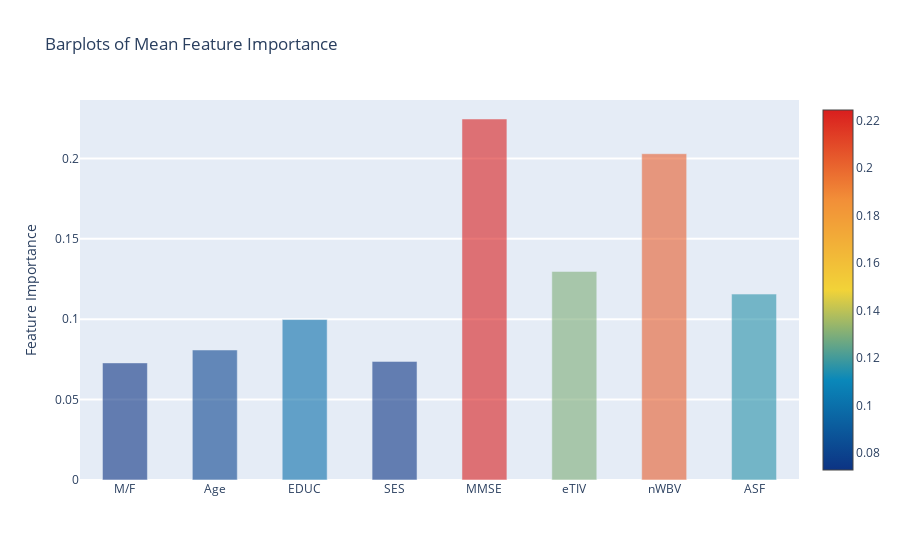

This figure's notebook cell:
### Code cell
y = feature_dataframe['mean'].values
x = feature_dataframe['features'].values
data = [go.Bar(
            x= x,
             y= y,
            width = 0.5,
            marker=dict(
               color = feature_dataframe['mean'].values,
            colorscale='Portland',
            showscale=True,
            reversescale = False
            ),
            opacity=0.6
        )]

layout= go.Layout(
    autosize= True,
    title= 'Barplots of Mean Feature Importance',
    hovermode= 'closest',
#     xaxis= dict(
#         title= 'Pop',
#         ticklen= 5,
#         zeroline= False,
#         gridwidth= 2,
#     ),
    yaxis=dict(
        title= 'Feature Importance',
        ticklen= 5,
        gridwidth= 2
    ),
    showlegend= False
)
fig = go.Figure(data=data, layout=layout)
py.iplot(fig, filename='bar-direct-labels')

### Figure 1 — Plotly figure (JSON) as saved in the notebook; plotly's stock layout.template omitted (floating-point values rounded to 4 significant figures)
{"data": [{"marker": {"color": [0.07283, 0.08085, 0.09981, 0.07376, 0.2245, 0.1297, 0.2029, 0.1156], "colorscale": [[0.0, "rgb(12,51,131)"], [0.25, "rgb(10,136,186)"], [0.5, "rgb(242,211,56)"], [0.75, "rgb(242,143,56)"], [1.0, "rgb(217,30,30)"]], "reversescale": false, "showscale": true}, "opacity": 0.6, "type": "bar", "width": 0.5, "x": ["M/F", "Age", "EDUC", "SES", "MMSE", "eTIV", "nWBV", "ASF"], "y": [0.07283, 0.08085, 0.09981, 0.07376, 0.2245, 0.1297, 0.2029, 0.1156]}], "layout": {"autosize": true, "hovermode": "closest", "showlegend": false, "title": {"text": "Barplots of Mean Feature Importance"}, "yaxis": {"gridwidth": 2, "ticklen": 5, "title": {"text": "Feature Importance"}}}}
